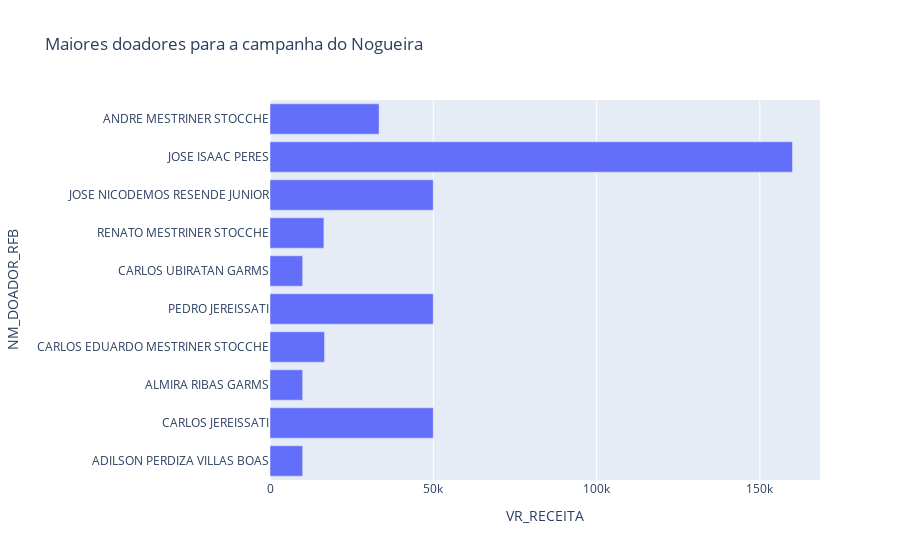

Write notebook code for a chart like this one.
### Code cell
grafDoacoesFis

### Figure 1 — Plotly figure (JSON) as saved in the notebook; plotly's stock layout.template omitted (floating-point values rounded to 4 significant figures)
{"data": [{"alignmentgroup": "True", "hovertemplate": "VR_RECEITA=%{x}<br>NM_DOADOR_RFB=%{y}<extra></extra>", "legendgroup": "", "marker": {"color": "#636efa"}, "name": "", "offsetgroup": "", "orientation": "h", "showlegend": false, "textposition": "auto", "type": "bar", "x": [10000, 50000, 10000, 16700, 50000, 10000, 16500, 50000, 160000, 33400], "xaxis": "x", "y": ["ADILSON PERDIZA VILLAS BOAS", "CARLOS JEREISSATI", "ALMIRA RIBAS GARMS", "CARLOS EDUARDO MESTRINER STOCCHE", "PEDRO JEREISSATI", "CARLOS UBIRATAN GARMS", "RENATO MESTRINER STOCCHE", "JOSE NICODEMOS RESENDE JUNIOR", "JOSE ISAAC PERES", "ANDRE MESTRINER STOCCHE"], "yaxis": "y"}], "layout": {"barmode": "relative", "legend": {"tracegroupgap": 0}, "title": {"text": "Maiores doadores para a campanha do Nogueira"}, "xaxis": {"anchor": "y", "domain": [0, 1], "title": {"text": "VR_RECEITA"}}, "yaxis": {"anchor": "x", "domain": [0, 1], "title": {"text": "NM_DOADOR_RFB"}}}}
